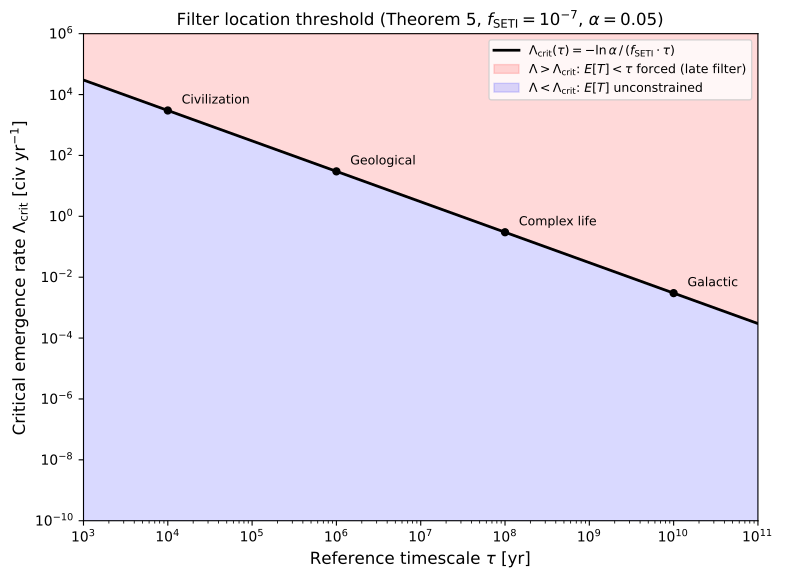

Write the Python code that produced this figure.
#!/usr/bin/env python3
# Auto-extracted from papers/fermi_survival_2025/paper.md
# Generated by SHELL paper pipeline
import os
os.makedirs('figures', exist_ok=True)

# Figure 4: Λ_crit(τ) threshold — regions where data force E[T] < τ (Theorem 5)
import matplotlib.pyplot as plt
import numpy as np

alpha = 0.05
mu_upper = -np.log(alpha)
f_SETI = 1e-7

tau_vals = np.logspace(3, 11, 1000)
Lambda_crit = mu_upper / (f_SETI * tau_vals)

fig, ax = plt.subplots(1, 1, figsize=(8, 6))

ax.loglog(tau_vals, Lambda_crit, 'k-', linewidth=2,
          label=r'$\Lambda_{\rm crit}(\tau) = -\ln\alpha\, /\, (f_{\rm SETI} \cdot \tau)$')
ax.fill_between(tau_vals, Lambda_crit, 1e6, alpha=0.15, color='red',
                label=r'$\Lambda > \Lambda_{\rm crit}$: $E[T] < \tau$ forced (late filter)')
ax.fill_between(tau_vals, 1e-10, Lambda_crit, alpha=0.15, color='blue',
                label=r'$\Lambda < \Lambda_{\rm crit}$: $E[T]$ unconstrained')

refs = [(1e4, 'Civilization'), (1e6, 'Geological'),
        (1e8, 'Complex life'), (1e10, 'Galactic')]
for tau_ref, name in refs:
    lc = mu_upper / (f_SETI * tau_ref)
    ax.plot(tau_ref, lc, 'ko', markersize=5)
    ax.annotate(name, (tau_ref, lc), textcoords="offset points",
                xytext=(10, 5), fontsize=9)

ax.set_xlabel(r'Reference timescale $\tau$ [yr]', fontsize=12)
ax.set_ylabel(r'Critical emergence rate $\Lambda_{\rm crit}$ [civ yr$^{-1}$]',
              fontsize=12)
ax.set_title(r'Filter location threshold (Theorem 5, $f_{\rm SETI} = 10^{-7}$, $\alpha = 0.05$)',
             fontsize=12)
ax.legend(fontsize=9, loc='upper right')
ax.set_xlim(1e3, 1e11)
ax.set_ylim(1e-10, 1e6)
plt.tight_layout()
plt.savefig('figures/figure_4.pdf', dpi=300, bbox_inches='tight')
